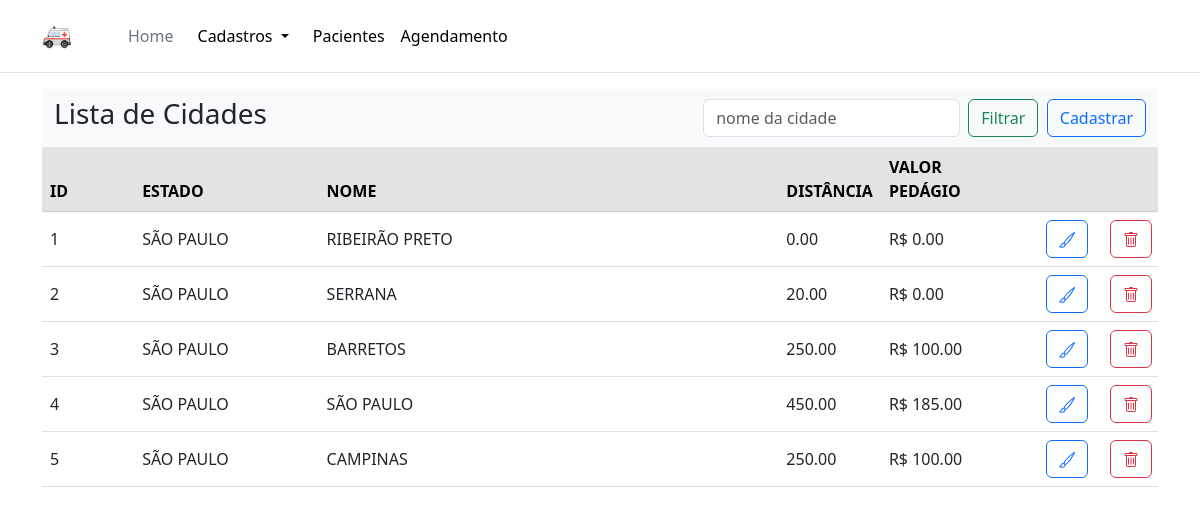
/cidades, run on an earlier commit of the app's database.
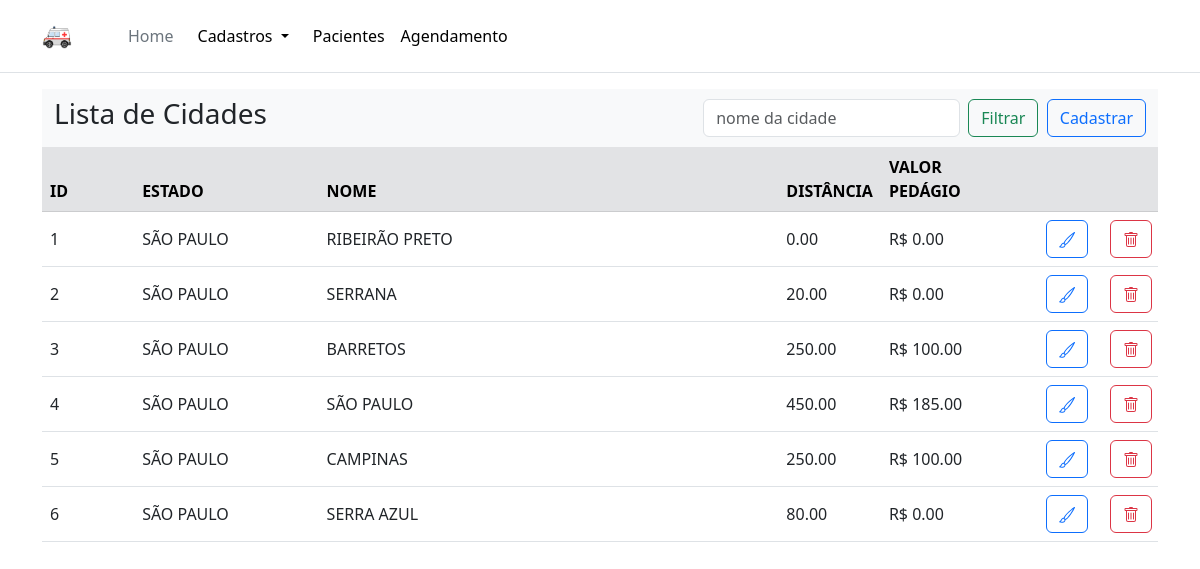
And on a later commit of the database.
### models.py (models this page shows, shortened)
class Cidade (Base):
    __tablename__ = "CIDADE"
    cidade_id = Column(INTEGER, primary_key=True)
    estado_id = Column(INTEGER, nullable=False)
    nome = Column(TEXT(250), nullable=False)
    distancia_km = Column(NUMERIC(10,2), nullable=False)
    valor_pedagio = Column(NUMERIC(10,2), nullable=False)

### app.py (the view)
@app.route("/cidades")
def cidades():
    nome = request.args.get('nome', default = '', type = str)
    if nome == '':
        sql = session.query(Cidade, Estado).join(Estado, Cidade.estado_id == Estado.estado_id).all()
    else:
        sql = session.query(Cidade, Estado).filter(ilike_op(Cidade.nome,f'%{nome}%')).join(Estado, Cidade.estado_id == Estado.estado_id).all()
    return render_template('cidades.html', results=sql)

### templates/cidades.html (shortened to what this page needs)
{% extends 'base.html' %}
{% block content %}
    <nav class="navbar navbar-expand-lg bg-body-tertiary">
        <div class="container-fluid">
        <div class="collapse navbar-collapse" id="navbarSupportedContent">
            <h3>Lista de Cidades</h3>
            <form class="d-flex" role="search">
            <input class="form-control me-2" id="nome" name="nome" type="search" placeholder="nome da cidade" aria-label="Search">
            <button class="btn btn-outline-success" type="submit">Filtrar</button>
            </form>
            <a class="btn btn-outline-primary d-inline-flex align-items-center" href="/estados/novo" role="button">Cadastrar</a>
        </div>
        </div>
    </nav>
    <table class="table table-hover">
        <thead>
            <tr class="table-secondary">
                <th class="col-1">ID</th>
                <th class="col-2">ESTADO</th>
                <th class="col-5">NOME</th>
                <th class="col-1">DISTÂNCIA</th>
                <th class="col-1">VALOR PEDÁGIO</th>
                <th class="col-2"></th>
        </thead>
        <tbody>
        {% for result in results %}
        <tr>
            <td class="col-1 align-middle">{{ result.Cidade.cidade_id }}</td>
            <td class="col-2 align-middle">{{ result.Estado.nome }}</td>
            <td class="col-5 align-middle">{{ result.Cidade.nome }}</td>
            <td class="col-1 align-middle">{{ result.Cidade.distancia_km }}</td>
            <td class="col-1 align-middle">R$ {{result.Cidade.valor_pedagio }}</td>
            <td class="col-1 align-middle">
                <div class="row buttons justify-content-end">
                    <div class="col-2">
                        <a class="btn btn-outline-primary" href="/estados/editar/{{result.Cidade.cidade_id}}">
                        </a>
                    </div>
                    <div class="col-2"></div>
                    <div class="col-2">
                        <button type="button" class="btn btn-outline-danger" data-bs-toggle="modal" data-bs-target="#staticBackdrop">
                        </button>
                    </div>
                    <div class="col-2"></div>
                </div>
            </td>
        </tr>
        {% endfor %}
        </tbody>
    </table>
{% endblock %}

### templates/base.html (shortened to what this page needs)
<!doctype html>
<html lang="en">
    <head>
        <link href="https://cdn.jsdelivr.net/npm/bootstrap@5.3.0-alpha3/dist/css/bootstrap.min.css" rel="stylesheet">
        <link rel="stylesheet" href="/static/css/style.css">
    </head>
    <body>
        <header class="p-3 mb-3 border-bottom">
            <div class="container">
                <div class="d-flex flex-wrap align-items-center justify-content-center justify-content-lg-start">
                    <a class="navbar-brand" href="#">
                        <img src="/static/images/ambulance.png" alt="Inte" width="30" height="24">
                    </a>
                    <a href="/" class="d-flex align-items-center mb-2 mb-lg-0 text-white text-decoration-none">
                        <svg class="bi me-2" width="40" height="32" role="img" aria-label="Bootstrap"><use xlink:href="#bootstrap"></use></svg>
                    </a>
                    <ul class="nav col-12 col-lg-auto me-lg-auto mb-2 justify-content-center mb-md-0">
                        <li><a href="/" class="nav-link px-2 text-secondary">Home</a></li>
                        <li class="nav-item dropdown">
                            <a class="nav-link dropdown-toggle link-body-emphasis" href="#" role="button" data-bs-toggle="dropdown" aria-expanded="false">
                                Cadastros
                            </a>
                          </li>
                        <li><a href="/pacientes" class="nav-link px-2 link-body-emphasis">Pacientes</a></li>
                        <li><a href="/pacientes" class="nav-link px-2 link-body-emphasis">Agendamento</a></li>
                    </ul>
                </div>
            </div>
        </header>
        <div class="container">
            {% block content %} {% endblock %}
        </div>
    </body>
</html>

What changed in the data, as far as the page shows it:
added Cidade: Cidade.cidade_id "6", Estado.nome "SÃO PAULO", Cidade.nome "SERRA AZUL", Cidade.distancia_km "80.00", Cidade.valor_pedagio "0.00"
